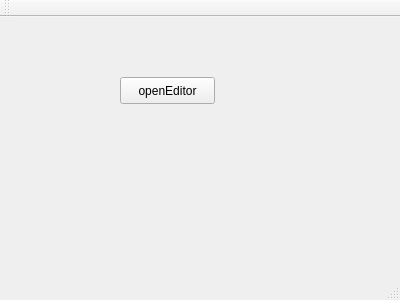
<?xml version="1.0" encoding="UTF-8"?>
<ui version="4.0">
 <class>HArmyBuilder</class>
 <widget class="QMainWindow" name="HArmyBuilder">
  <property name="geometry">
   <rect>
    <x>0</x>
    <y>0</y>
    <width>400</width>
    <height>300</height>
   </rect>
  </property>
  <property name="windowTitle">
   <string>HArmyBuilder</string>
  </property>
  <widget class="QWidget" name="centralWidget">
   <widget class="QPushButton" name="pushButton">
    <property name="geometry">
     <rect>
      <x>120</x>
      <y>60</y>
      <width>95</width>
      <height>27</height>
     </rect>
    </property>
    <property name="text">
     <string>openEditor</string>
    </property>
   </widget>
  </widget>
  <widget class="QMenuBar" name="menuBar">
   <property name="geometry">
    <rect>
     <x>0</x>
     <y>0</y>
     <width>400</width>
     <height>27</height>
    </rect>
   </property>
  </widget>
  <widget class="QToolBar" name="mainToolBar">
   <attribute name="toolBarArea">
    <enum>TopToolBarArea</enum>
   </attribute>
   <attribute name="toolBarBreak">
    <bool>false</bool>
   </attribute>
  </widget>
  <widget class="QStatusBar" name="statusBar"/>
 </widget>
 <layoutdefault spacing="6" margin="11"/>
 <resources/>
 <connections/>
</ui>
